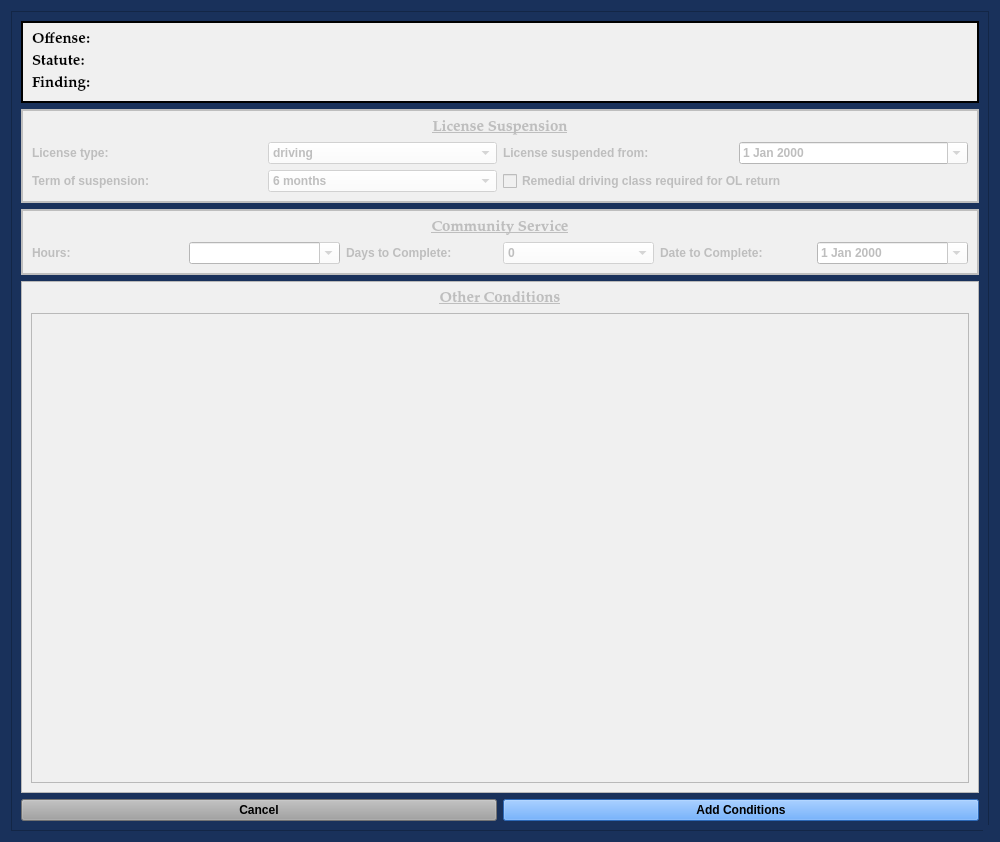
<?xml version="1.0" encoding="UTF-8"?>
<ui version="4.0">
 <class>AddConditionsDialog</class>
 <widget class="QDialog" name="AddConditionsDialog">
  <property name="windowModality">
   <enum>Qt::NonModal</enum>
  </property>
  <property name="enabled">
   <bool>true</bool>
  </property>
  <property name="geometry">
   <rect>
    <x>0</x>
    <y>0</y>
    <width>1000</width>
    <height>842</height>
   </rect>
  </property>
  <property name="sizePolicy">
   <sizepolicy hsizetype="Fixed" vsizetype="Preferred">
    <horstretch>0</horstretch>
    <verstretch>0</verstretch>
   </sizepolicy>
  </property>
  <property name="minimumSize">
   <size>
    <width>0</width>
    <height>0</height>
   </size>
  </property>
  <property name="maximumSize">
   <size>
    <width>2500</width>
    <height>3500</height>
   </size>
  </property>
  <property name="palette">
   <palette>
    <active>
     <colorrole role="Button">
      <brush brushstyle="SolidPattern">
       <color alpha="255">
        <red>25</red>
        <green>49</green>
        <blue>91</blue>
       </color>
      </brush>
     </colorrole>
     <colorrole role="Base">
      <brush brushstyle="SolidPattern">
       <color alpha="255">
        <red>25</red>
        <green>49</green>
        <blue>91</blue>
       </color>
      </brush>
     </colorrole>
     <colorrole role="Window">
      <brush brushstyle="SolidPattern">
       <color alpha="255">
        <red>25</red>
        <green>49</green>
        <blue>91</blue>
       </color>
      </brush>
     </colorrole>
    </active>
    <inactive>
     <colorrole role="Button">
      <brush brushstyle="SolidPattern">
       <color alpha="255">
        <red>25</red>
        <green>49</green>
        <blue>91</blue>
       </color>
      </brush>
     </colorrole>
     <colorrole role="Base">
      <brush brushstyle="SolidPattern">
       <color alpha="255">
        <red>25</red>
        <green>49</green>
        <blue>91</blue>
       </color>
      </brush>
     </colorrole>
     <colorrole role="Window">
      <brush brushstyle="SolidPattern">
       <color alpha="255">
        <red>25</red>
        <green>49</green>
        <blue>91</blue>
       </color>
      </brush>
     </colorrole>
    </inactive>
    <disabled>
     <colorrole role="Button">
      <brush brushstyle="SolidPattern">
       <color alpha="255">
        <red>25</red>
        <green>49</green>
        <blue>91</blue>
       </color>
      </brush>
     </colorrole>
     <colorrole role="Base">
      <brush brushstyle="SolidPattern">
       <color alpha="255">
        <red>25</red>
        <green>49</green>
        <blue>91</blue>
       </color>
      </brush>
     </colorrole>
     <colorrole role="Window">
      <brush brushstyle="SolidPattern">
       <color alpha="255">
        <red>25</red>
        <green>49</green>
        <blue>91</blue>
       </color>
      </brush>
     </colorrole>
    </disabled>
   </palette>
  </property>
  <property name="font">
   <font>
    <family>Palatino Linotype</family>
    <pointsize>11</pointsize>
    <weight>75</weight>
    <italic>false</italic>
    <bold>true</bold>
   </font>
  </property>
  <property name="windowTitle">
   <string>Additional Conditions</string>
  </property>
  <property name="toolTip">
   <string/>
  </property>
  <property name="styleSheet">
   <string notr="true">background-color: rgb(25, 49, 91);
font: 75 11pt &quot;Palatino Linotype&quot;;
font-weight: bold;</string>
  </property>
  <property name="sizeGripEnabled">
   <bool>true</bool>
  </property>
  <property name="modal">
   <bool>true</bool>
  </property>
  <layout class="QGridLayout" name="gridLayout_7">
   <item row="0" column="0">
    <widget class="QScrollArea" name="scrollArea">
     <property name="widgetResizable">
      <bool>true</bool>
     </property>
     <widget class="QWidget" name="scrollAreaWidgetContents">
      <property name="geometry">
       <rect>
        <x>0</x>
        <y>0</y>
        <width>978</width>
        <height>820</height>
       </rect>
      </property>
      <layout class="QGridLayout" name="gridLayout_6">
       <item row="0" column="0" colspan="2">
        <widget class="QFrame" name="frame_2">
         <property name="font">
          <font>
           <family>Palatino Linotype</family>
           <pointsize>11</pointsize>
           <weight>75</weight>
           <italic>false</italic>
           <bold>true</bold>
          </font>
         </property>
         <property name="styleSheet">
          <string notr="true">background-color: rgb(240, 240, 240);</string>
         </property>
         <property name="frameShape">
          <enum>QFrame::Box</enum>
         </property>
         <property name="frameShadow">
          <enum>QFrame::Plain</enum>
         </property>
         <property name="lineWidth">
          <number>2</number>
         </property>
         <layout class="QGridLayout" name="gridLayout_4">
          <item row="0" column="0">
           <layout class="QGridLayout" name="charges_gridLayout">
            <item row="0" column="0">
             <widget class="QLabel" name="offense_label_1">
              <property name="font">
               <font>
                <family>Palatino Linotype</family>
                <pointsize>11</pointsize>
                <weight>75</weight>
                <italic>false</italic>
                <bold>true</bold>
               </font>
              </property>
              <property name="text">
               <string>Offense:</string>
              </property>
              <property name="wordWrap">
               <bool>true</bool>
              </property>
             </widget>
            </item>
            <item row="2" column="0">
             <widget class="QLabel" name="label_14">
              <property name="font">
               <font>
                <family>Palatino Linotype</family>
                <pointsize>11</pointsize>
                <weight>75</weight>
                <italic>false</italic>
                <bold>true</bold>
               </font>
              </property>
              <property name="text">
               <string>Finding:</string>
              </property>
             </widget>
            </item>
            <item row="1" column="0">
             <widget class="QLabel" name="label_19">
              <property name="font">
               <font>
                <family>Palatino Linotype</family>
                <pointsize>11</pointsize>
                <weight>75</weight>
                <italic>false</italic>
                <bold>true</bold>
               </font>
              </property>
              <property name="text">
               <string>Statute:</string>
              </property>
             </widget>
            </item>
           </layout>
          </item>
         </layout>
        </widget>
       </item>
       <item row="1" column="0" colspan="2">
        <widget class="QFrame" name="license_suspension_frame">
         <property name="enabled">
          <bool>false</bool>
         </property>
         <property name="styleSheet">
          <string notr="true">background-color: rgb(240, 240, 240);</string>
         </property>
         <property name="frameShape">
          <enum>QFrame::Box</enum>
         </property>
         <property name="frameShadow">
          <enum>QFrame::Plain</enum>
         </property>
         <property name="lineWidth">
          <number>2</number>
         </property>
         <layout class="QGridLayout" name="gridLayout_2" rowstretch="0,0,0">
          <property name="sizeConstraint">
           <enum>QLayout::SetDefaultConstraint</enum>
          </property>
          <item row="0" column="0" colspan="4">
           <widget class="QLabel" name="label_24">
            <property name="sizePolicy">
             <sizepolicy hsizetype="Preferred" vsizetype="Minimum">
              <horstretch>0</horstretch>
              <verstretch>0</verstretch>
             </sizepolicy>
            </property>
            <property name="font">
             <font>
              <family>Palatino Linotype</family>
              <pointsize>11</pointsize>
              <weight>75</weight>
              <italic>false</italic>
              <bold>true</bold>
              <underline>true</underline>
             </font>
            </property>
            <property name="text">
             <string>License Suspension</string>
            </property>
            <property name="alignment">
             <set>Qt::AlignCenter</set>
            </property>
           </widget>
          </item>
          <item row="1" column="0">
           <widget class="QLabel" name="label_9">
            <property name="text">
             <string>License type:</string>
            </property>
           </widget>
          </item>
          <item row="1" column="1">
           <widget class="QComboBox" name="license_type_box">
            <property name="styleSheet">
             <string notr="true">background-color: rgb(255, 255, 255);</string>
            </property>
            <item>
             <property name="text">
              <string>driving</string>
             </property>
            </item>
            <item>
             <property name="text">
              <string>hunting</string>
             </property>
            </item>
            <item>
             <property name="text">
              <string>concealed carry</string>
             </property>
            </item>
           </widget>
          </item>
          <item row="1" column="2">
           <widget class="QLabel" name="label_18">
            <property name="text">
             <string>License suspended from:</string>
            </property>
           </widget>
          </item>
          <item row="1" column="3">
           <widget class="QDateEdit" name="license_suspension_date_box">
            <property name="styleSheet">
             <string notr="true">background-color: rgb(255, 255, 255);</string>
            </property>
            <property name="calendarPopup">
             <bool>true</bool>
            </property>
           </widget>
          </item>
          <item row="2" column="0">
           <widget class="QLabel" name="label_21">
            <property name="text">
             <string>Term of suspension:</string>
            </property>
           </widget>
          </item>
          <item row="2" column="1">
           <widget class="QComboBox" name="term_of_suspension_box">
            <property name="styleSheet">
             <string notr="true">background-color: rgb(255, 255, 255);</string>
            </property>
            <item>
             <property name="text">
              <string>6 months</string>
             </property>
            </item>
            <item>
             <property name="text">
              <string>12 months</string>
             </property>
            </item>
            <item>
             <property name="text">
              <string>18 months</string>
             </property>
            </item>
            <item>
             <property name="text">
              <string>24 months</string>
             </property>
            </item>
           </widget>
          </item>
          <item row="2" column="2" colspan="2">
           <widget class="QCheckBox" name="remedial_driving_class_checkBox">
            <property name="text">
             <string>Remedial driving class required for OL return</string>
            </property>
           </widget>
          </item>
         </layout>
        </widget>
       </item>
       <item row="2" column="0" colspan="2">
        <widget class="QFrame" name="community_service_frame">
         <property name="enabled">
          <bool>false</bool>
         </property>
         <property name="maximumSize">
          <size>
           <width>16777215</width>
           <height>300</height>
          </size>
         </property>
         <property name="styleSheet">
          <string notr="true">background-color: rgb(240, 240, 240);</string>
         </property>
         <property name="frameShape">
          <enum>QFrame::Box</enum>
         </property>
         <property name="frameShadow">
          <enum>QFrame::Plain</enum>
         </property>
         <property name="lineWidth">
          <number>2</number>
         </property>
         <layout class="QGridLayout" name="gridLayout">
          <property name="sizeConstraint">
           <enum>QLayout::SetDefaultConstraint</enum>
          </property>
          <item row="0" column="0" colspan="6">
           <widget class="QLabel" name="label_26">
            <property name="font">
             <font>
              <family>Palatino Linotype</family>
              <pointsize>11</pointsize>
              <weight>75</weight>
              <italic>false</italic>
              <bold>true</bold>
              <underline>true</underline>
             </font>
            </property>
            <property name="text">
             <string>Community Service</string>
            </property>
            <property name="alignment">
             <set>Qt::AlignCenter</set>
            </property>
           </widget>
          </item>
          <item row="1" column="2">
           <widget class="QLabel" name="label">
            <property name="text">
             <string>Days to Complete:</string>
            </property>
           </widget>
          </item>
          <item row="1" column="3">
           <widget class="QComboBox" name="community_service_days_to_complete_box">
            <property name="styleSheet">
             <string notr="true">background-color: rgb(255, 255, 255);</string>
            </property>
            <item>
             <property name="text">
              <string>0</string>
             </property>
            </item>
            <item>
             <property name="text">
              <string>30</string>
             </property>
            </item>
            <item>
             <property name="text">
              <string>60</string>
             </property>
            </item>
            <item>
             <property name="text">
              <string>90</string>
             </property>
            </item>
            <item>
             <property name="text">
              <string>120</string>
             </property>
            </item>
            <item>
             <property name="text">
              <string>150</string>
             </property>
            </item>
            <item>
             <property name="text">
              <string>180</string>
             </property>
            </item>
           </widget>
          </item>
          <item row="1" column="4">
           <widget class="QLabel" name="label_22">
            <property name="text">
             <string>Date to Complete:</string>
            </property>
           </widget>
          </item>
          <item row="1" column="5">
           <widget class="QDateEdit" name="community_service_date_to_complete_box">
            <property name="styleSheet">
             <string notr="true">background-color: rgb(255, 255, 255);</string>
            </property>
            <property name="calendarPopup">
             <bool>true</bool>
            </property>
           </widget>
          </item>
          <item row="1" column="0">
           <widget class="QLabel" name="label_15">
            <property name="text">
             <string>Hours:</string>
            </property>
           </widget>
          </item>
          <item row="1" column="1">
           <widget class="QComboBox" name="community_service_hours_ordered_box">
            <property name="styleSheet">
             <string notr="true">background-color: rgb(255, 255, 255);
</string>
            </property>
            <property name="editable">
             <bool>true</bool>
            </property>
            <item>
             <property name="text">
              <string/>
             </property>
            </item>
            <item>
             <property name="text">
              <string>25</string>
             </property>
            </item>
            <item>
             <property name="text">
              <string>50</string>
             </property>
            </item>
            <item>
             <property name="text">
              <string>100</string>
             </property>
            </item>
            <item>
             <property name="text">
              <string>200</string>
             </property>
            </item>
            <item>
             <property name="text">
              <string>500</string>
             </property>
            </item>
           </widget>
          </item>
         </layout>
        </widget>
       </item>
       <item row="3" column="0" colspan="2">
        <widget class="QFrame" name="other_conditions_frame">
         <property name="enabled">
          <bool>false</bool>
         </property>
         <property name="styleSheet">
          <string notr="true">background-color: rgb(240, 240, 240);</string>
         </property>
         <property name="frameShape">
          <enum>QFrame::StyledPanel</enum>
         </property>
         <property name="frameShadow">
          <enum>QFrame::Raised</enum>
         </property>
         <layout class="QGridLayout" name="gridLayout_3">
          <item row="0" column="0">
           <widget class="QLabel" name="label_28">
            <property name="font">
             <font>
              <family>Palatino Linotype</family>
              <pointsize>11</pointsize>
              <weight>75</weight>
              <italic>false</italic>
              <bold>true</bold>
              <underline>true</underline>
             </font>
            </property>
            <property name="text">
             <string>Other Conditions</string>
            </property>
            <property name="alignment">
             <set>Qt::AlignCenter</set>
            </property>
           </widget>
          </item>
          <item row="1" column="0">
           <widget class="QTextEdit" name="other_conditions_textEdit"/>
          </item>
         </layout>
        </widget>
       </item>
       <item row="4" column="0">
        <widget class="QPushButton" name="cancel_Button">
         <property name="focusPolicy">
          <enum>Qt::NoFocus</enum>
         </property>
         <property name="styleSheet">
          <string notr="true">background-color: rgb(160, 160, 160);</string>
         </property>
         <property name="text">
          <string>Cancel</string>
         </property>
        </widget>
       </item>
       <item row="4" column="1">
        <widget class="QPushButton" name="add_conditions_Button">
         <property name="styleSheet">
          <string notr="true">background-color: rgb(62, 146, 255)</string>
         </property>
         <property name="text">
          <string>Add Conditions</string>
         </property>
         <property name="autoDefault">
          <bool>false</bool>
         </property>
        </widget>
       </item>
      </layout>
     </widget>
    </widget>
   </item>
  </layout>
 </widget>
 <resources/>
 <connections/>
 <slots>
  <slot>create_entry()</slot>
  <slot>continue_dialog()</slot>
  <slot>close_window()</slot>
  <slot>set_dialog()</slot>
  <slot>update_case_information()</slot>
  <slot>ovi_dialog()</slot>
  <slot>sentencing_dialog()</slot>
  <slot>proceed_to_sentencing()</slot>
  <slot>proceed_to_ovi()</slot>
  <slot>add_offense()</slot>
  <slot>set_statute()</slot>
  <slot>set_pay_date()</slot>
  <slot>amend_offense()</slot>
  <slot>set_offense()</slot>
  <slot>add_offense_to_view()</slot>
  <slot>delete_offense()</slot>
  <slot>delete_offense_from_view()</slot>
  <slot>add_conditions()</slot>
  <slot>set_service_date()</slot>
 </slots>
</ui>
